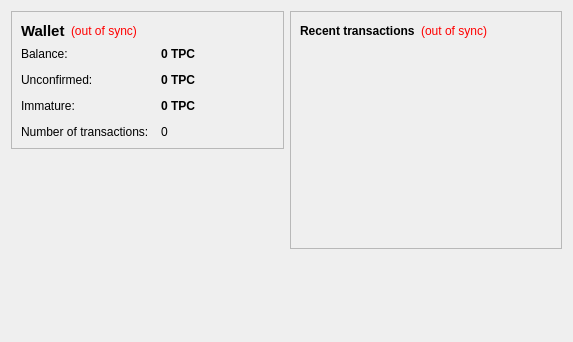
<?xml version="1.0" encoding="UTF-8"?>
<ui version="4.0">
 <class>OverviewPage</class>
 <widget class="QWidget" name="OverviewPage">
  <property name="geometry">
   <rect>
    <x>0</x>
    <y>0</y>
    <width>573</width>
    <height>342</height>
   </rect>
  </property>
  <property name="windowTitle">
   <string>Form</string>
  </property>
  <layout class="QHBoxLayout" name="horizontalLayout" stretch="1,1">
   <item>
    <layout class="QVBoxLayout" name="verticalLayout_2">
     <item>
      <widget class="QFrame" name="frame">
       <property name="frameShape">
        <enum>QFrame::StyledPanel</enum>
       </property>
       <property name="frameShadow">
        <enum>QFrame::Raised</enum>
       </property>
       <layout class="QVBoxLayout" name="verticalLayout_4">
        <item>
         <layout class="QHBoxLayout" name="horizontalLayout_4">
          <item>
           <widget class="QLabel" name="label_5">
            <property name="font">
             <font>
              <pointsize>11</pointsize>
              <weight>75</weight>
              <bold>true</bold>
             </font>
            </property>
            <property name="text">
             <string>Wallet</string>
            </property>
           </widget>
          </item>
          <item>
           <widget class="QLabel" name="labelWalletStatus">
            <property name="toolTip">
             <string>The displayed information may be out of date. Your wallet automatically synchronizes with the teapartycoin network after a connection is established, but this process has not completed yet.</string>
            </property>
            <property name="styleSheet">
             <string notr="true">QLabel { color: red; }</string>
            </property>
            <property name="text">
             <string notr="true">(out of sync)</string>
            </property>
            <property name="alignment">
             <set>Qt::AlignLeading|Qt::AlignLeft|Qt::AlignVCenter</set>
            </property>
           </widget>
          </item>
          <item>
           <spacer name="horizontalSpacer_2">
            <property name="orientation">
             <enum>Qt::Horizontal</enum>
            </property>
            <property name="sizeHint" stdset="0">
             <size>
              <width>40</width>
              <height>20</height>
             </size>
            </property>
           </spacer>
          </item>
         </layout>
        </item>
        <item>
         <layout class="QFormLayout" name="formLayout_2">
          <property name="fieldGrowthPolicy">
           <enum>QFormLayout::AllNonFixedFieldsGrow</enum>
          </property>
          <property name="horizontalSpacing">
           <number>12</number>
          </property>
          <property name="verticalSpacing">
           <number>12</number>
          </property>
          <item row="0" column="0">
           <widget class="QLabel" name="label">
            <property name="text">
             <string>Balance:</string>
            </property>
           </widget>
          </item>
          <item row="0" column="1">
           <widget class="QLabel" name="labelBalance">
            <property name="font">
             <font>
              <weight>75</weight>
              <bold>true</bold>
             </font>
            </property>
            <property name="cursor">
             <cursorShape>IBeamCursor</cursorShape>
            </property>
            <property name="toolTip">
             <string>Your current balance</string>
            </property>
            <property name="text">
             <string notr="true">0 TPC</string>
            </property>
            <property name="textInteractionFlags">
             <set>Qt::LinksAccessibleByMouse|Qt::TextSelectableByKeyboard|Qt::TextSelectableByMouse</set>
            </property>
           </widget>
          </item>
          <item row="1" column="0">
           <widget class="QLabel" name="label_3">
            <property name="text">
             <string>Unconfirmed:</string>
            </property>
           </widget>
          </item>
          <item row="1" column="1">
           <widget class="QLabel" name="labelUnconfirmed">
            <property name="font">
             <font>
              <weight>75</weight>
              <bold>true</bold>
             </font>
            </property>
            <property name="cursor">
             <cursorShape>IBeamCursor</cursorShape>
            </property>
            <property name="toolTip">
             <string>Total of transactions that have yet to be confirmed, and do not yet count toward the current balance</string>
            </property>
            <property name="text">
             <string notr="true">0 TPC</string>
            </property>
            <property name="textInteractionFlags">
             <set>Qt::LinksAccessibleByMouse|Qt::TextSelectableByKeyboard|Qt::TextSelectableByMouse</set>
            </property>
           </widget>
          </item>
          <item row="3" column="0">
           <widget class="QLabel" name="label_2">
            <property name="text">
             <string>Number of transactions:</string>
            </property>
           </widget>
          </item>
          <item row="3" column="1">
           <widget class="QLabel" name="labelNumTransactions">
            <property name="toolTip">
             <string>Total number of transactions in wallet</string>
            </property>
            <property name="text">
             <string notr="true">0</string>
            </property>
           </widget>
          </item>
          <item row="2" column="0">
           <widget class="QLabel" name="labelImmatureText">
            <property name="text">
             <string>Immature:</string>
            </property>
           </widget>
          </item>
          <item row="2" column="1">
           <widget class="QLabel" name="labelImmature">
            <property name="font">
             <font>
              <weight>75</weight>
              <bold>true</bold>
             </font>
            </property>
            <property name="toolTip">
             <string>Mined balance that has not yet matured</string>
            </property>
            <property name="text">
             <string notr="true">0 TPC</string>
            </property>
            <property name="textInteractionFlags">
             <set>Qt::LinksAccessibleByMouse|Qt::TextSelectableByKeyboard|Qt::TextSelectableByMouse</set>
            </property>
           </widget>
          </item>
         </layout>
        </item>
       </layout>
      </widget>
     </item>
     <item>
      <spacer name="verticalSpacer">
       <property name="orientation">
        <enum>Qt::Vertical</enum>
       </property>
       <property name="sizeHint" stdset="0">
        <size>
         <width>20</width>
         <height>40</height>
        </size>
       </property>
      </spacer>
     </item>
    </layout>
   </item>
   <item>
    <layout class="QVBoxLayout" name="verticalLayout_3">
     <item>
      <widget class="QFrame" name="frame_2">
       <property name="frameShape">
        <enum>QFrame::StyledPanel</enum>
       </property>
       <property name="frameShadow">
        <enum>QFrame::Raised</enum>
       </property>
       <layout class="QVBoxLayout" name="verticalLayout">
        <item>
         <layout class="QHBoxLayout" name="horizontalLayout_2">
          <item>
           <widget class="QLabel" name="label_4">
            <property name="text">
             <string>&lt;b&gt;Recent transactions&lt;/b&gt;</string>
            </property>
           </widget>
          </item>
          <item>
           <widget class="QLabel" name="labelTransactionsStatus">
            <property name="toolTip">
             <string>The displayed information may be out of date. Your wallet automatically synchronizes with the teapartycoin network after a connection is established, but this process has not completed yet.</string>
            </property>
            <property name="styleSheet">
             <string notr="true">QLabel { color: red; }</string>
            </property>
            <property name="text">
             <string notr="true">(out of sync)</string>
            </property>
            <property name="alignment">
             <set>Qt::AlignRight|Qt::AlignTrailing|Qt::AlignVCenter</set>
            </property>
           </widget>
          </item>
          <item>
           <spacer name="horizontalSpacer">
            <property name="orientation">
             <enum>Qt::Horizontal</enum>
            </property>
            <property name="sizeHint" stdset="0">
             <size>
              <width>40</width>
              <height>20</height>
             </size>
            </property>
           </spacer>
          </item>
         </layout>
        </item>
        <item>
         <widget class="QListView" name="listTransactions">
          <property name="styleSheet">
           <string notr="true">QListView { background: transparent; }</string>
          </property>
          <property name="frameShape">
           <enum>QFrame::NoFrame</enum>
          </property>
          <property name="verticalScrollBarPolicy">
           <enum>Qt::ScrollBarAlwaysOff</enum>
          </property>
          <property name="horizontalScrollBarPolicy">
           <enum>Qt::ScrollBarAlwaysOff</enum>
          </property>
          <property name="selectionMode">
           <enum>QAbstractItemView::NoSelection</enum>
          </property>
         </widget>
        </item>
       </layout>
      </widget>
     </item>
     <item>
      <spacer name="verticalSpacer_2">
       <property name="orientation">
        <enum>Qt::Vertical</enum>
       </property>
       <property name="sizeHint" stdset="0">
        <size>
         <width>20</width>
         <height>40</height>
        </size>
       </property>
      </spacer>
     </item>
    </layout>
   </item>
  </layout>
 </widget>
 <resources/>
 <connections/>
</ui>
